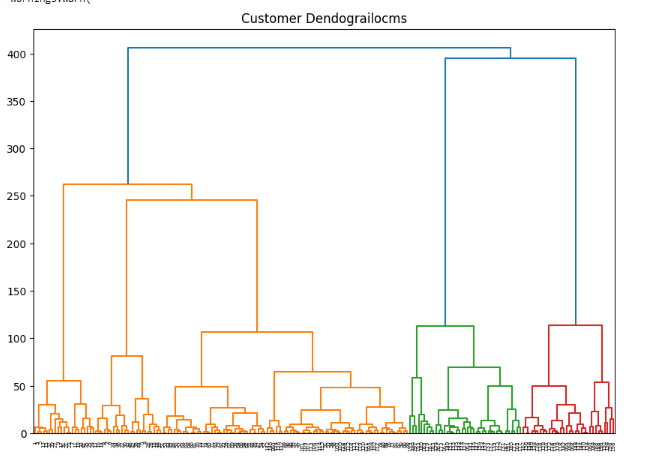

Here is the Python script that generated this plot:
!pip install matplotlib
!pip install pandas
!pip install numpy
!pip install scipy

import matplotlib.pyplot as plt
import pandas as pd
import numpy as np
customer_data = pd.read_csv('Mall_Customers.csv')
customer_data.shape
customer_data.head()
data = customer_data.iloc[:, 3:5].values
import scipy.cluster.hierarchy as shc
plt.figure(figsize=(10, 7))
plt.title("Customer Dendograilocms")
dend = shc.dendrogram(shc.linkage(data, method='ward'))
from sklearn.cluster import AgglomerativeClustering
cluster = AgglomerativeClustering(n_clusters=5, affinity='euclidean', linkage='ward')
cluster.fit_predict(data)
plt.figure(figsize=(10, 7))
plt.scatter(data[:,0], data[:,1], c=cluster.labels_, cmap='rainbow')
plt.show()
